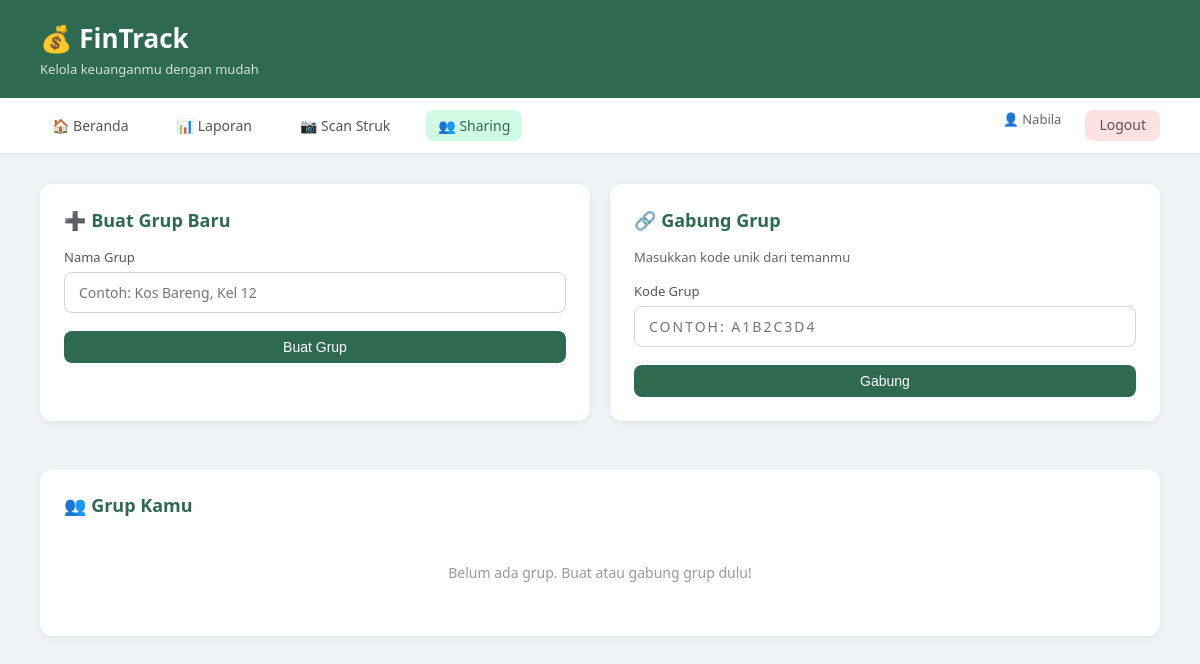
/groups (signed in), run on an earlier commit of the app's database.
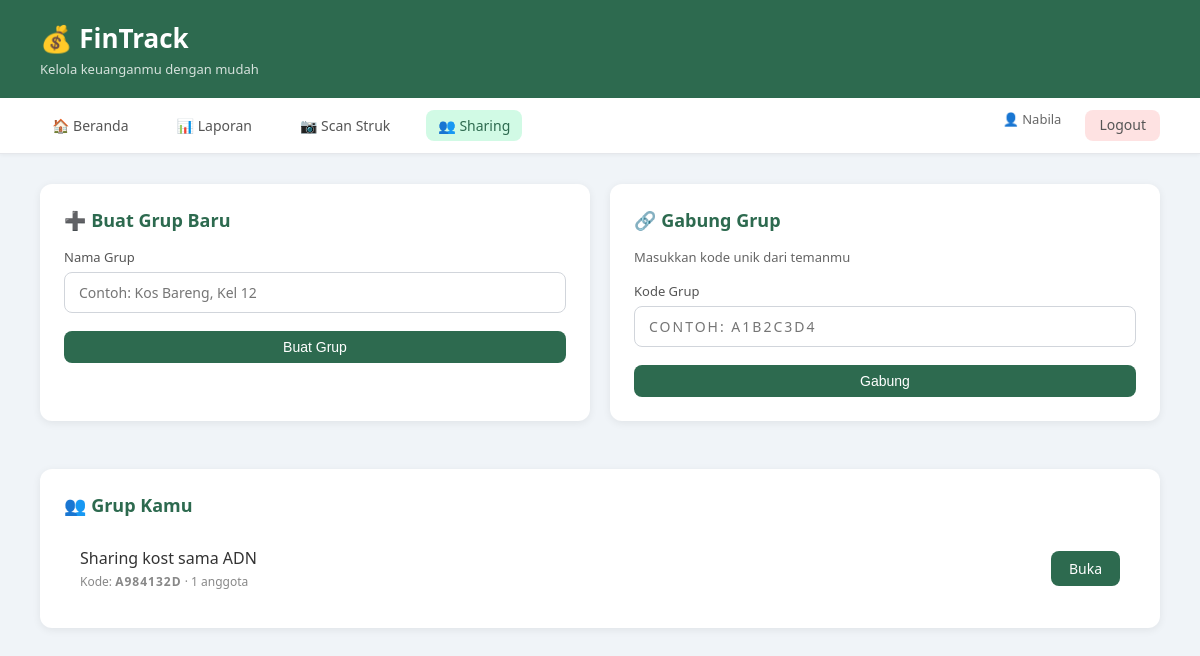
And on a later commit of the database.
### app.py (models this page shows)
class User(UserMixin, db.Model):
    id       = db.Column(db.Integer, primary_key=True)
    name     = db.Column(db.String(100), nullable=False)
    email    = db.Column(db.String(100), unique=True, nullable=False)
    password = db.Column(db.String(200), nullable=False)
    transactions = db.relationship('Transaction', backref='user', lazy=True)

class Group(db.Model):
    id         = db.Column(db.Integer, primary_key=True)
    name       = db.Column(db.String(100), nullable=False)
    code       = db.Column(db.String(8), unique=True, nullable=False)
    created_by = db.Column(db.Integer, db.ForeignKey('user.id'), nullable=False)
    created_at = db.Column(db.DateTime, default=datetime.utcnow)
    members    = db.relationship('GroupMember', backref='group', lazy=True)
    funds      = db.relationship('GroupFund', backref='group', lazy=True)
    logs       = db.relationship('ActivityLog', backref='group', lazy=True)

### app.py (the view)
@app.route('/groups')
@login_required
def groups():
    memberships = GroupMember.query.filter_by(user_id=current_user.id).all()
    my_groups   = [m.group for m in memberships]
    return render_template('groups.html', groups=my_groups)

### app.py (called while the page is built)
@login_manager.user_loader
def load_user(user_id):
    return User.query.get(int(user_id))

### templates/groups.html (shortened to what this page needs)
<!DOCTYPE html>
<html lang="id">
<head>
    <link rel="stylesheet" href="{{ url_for('static', filename='style.css') }}">
</head>
<body>
<header>
    <h1>💰 FinTrack</h1>
    <p>Kelola keuanganmu dengan mudah</p>
</header>
<nav class="navbar">
    <a href="/">🏠 Beranda</a>
    <a href="/report">📊 Laporan</a>
    <a href="/scan">📷 Scan Struk</a>
    <a href="/groups" class="active">👥 Sharing</a>
    <span style="margin-left:auto; font-size:13px; color:#666;">👤 {{ current_user.name }}</span>
    <a href="/logout" class="btn btn-danger" style="padding:5px 14px;">Logout</a>
</nav>
<main>
    <div style="display:grid; grid-template-columns:1fr 1fr; gap:20px; margin-bottom:24px;">
        <div class="card">
            <h2>➕ Buat Grup Baru</h2>
            <form method="POST" action="/groups/create" style="margin-top:16px;">
                <div class="form-group">
                    <label>Nama Grup</label>
                    <input type="text" name="name" placeholder="Contoh: Kos Bareng, Kel 12" required>
                </div>
                <button type="submit" class="btn btn-primary" style="width:100%;">Buat Grup</button>
            </form>
        </div>
        <div class="card">
            <h2>🔗 Gabung Grup</h2>
            <p style="font-size:13px; color:#666; margin:8px 0 16px;">Masukkan kode unik dari temanmu</p>
            <form method="POST" action="/groups/join">
                <div class="form-group">
                    <label>Kode Grup</label>
                    <input type="text" name="code" placeholder="Contoh: A1B2C3D4"
                           style="text-transform:uppercase; letter-spacing:2px;" required>
                </div>
                <button type="submit" class="btn btn-primary" style="width:100%;">Gabung</button>
            </form>
        </div>
    </div>
    <div class="card">
        <h2>👥 Grup Kamu</h2>
        {% if groups %}
            <div style="display:grid; gap:12px; margin-top:16px;">
                {% for group in groups %}
                <div style="display:flex; justify-content:space-between; align-items:center;
                            padding:14px 16px; border:0.5px solid var(--color-border-tertiary);
                            border-radius:10px;">
                    <div>
                        <p style="font-weight:500; margin-bottom:4px;">{{ group.name }}</p>
                        <p style="font-size:12px; color:#888;">
                            Kode: <strong style="letter-spacing:1px;">{{ group.code }}</strong>
                            · {{ group.members|length }} anggota
                        </p>
                    </div>
                    <a href="/groups/{{ group.id }}" class="btn btn-primary">Buka</a>
                </div>
                {% endfor %}
            </div>
        {% else %}
            <p class="empty-msg">Belum ada grup. Buat atau gabung grup dulu!</p>
        {% endif %}
    </div>
</main>
</body>
</html>

### static/style.css (style rules this page uses)
* { margin: 0; padding: 0; box-sizing: border-box; }
body { font-family: 'Segoe UI', sans-serif; background-color: #f0f4f8; color: #333; }
header { background-color: #2d6a4f; color: white; padding: 20px 40px; }
header h1 { font-size: 26px; }
header p { font-size: 13px; opacity: 0.8; margin-top: 4px; }
main { padding: 30px 40px; }
.card { background: white; border-radius: 12px; padding: 24px; box-shadow: 0 2px 8px rgba(0,0,0,0.07); margin-bottom: 24px; }
.card h2 { margin-bottom: 16px; font-size: 18px; color: #2d6a4f; }
.btn { display: inline-block; padding: 8px 18px; border-radius: 8px; font-size: 14px; font-weight: 500; cursor: pointer; border: none; text-decoration: none; }
.btn-primary { background: #2d6a4f; color: white; }
.btn-danger { background: #fee2e2; color: #dc2626; font-size: 13px; padding: 5px 12px; }
.form-group { margin-bottom: 18px; }
.form-group label { display: block; font-size: 13px; font-weight: 500; margin-bottom: 6px; color: #555; }
.form-group input, .form-group select, .form-group textarea { width: 100%; padding: 10px 14px; border: 1px solid #d1d5db; border-radius: 8px; font-size: 14px; font-family: inherit; }
.navbar { background: white; padding: 12px 40px; display: flex; gap: 24px; border-bottom: 1px solid #e5e7eb; box-shadow: 0 1px 4px rgba(0,0,0,0.05); }
.navbar a { text-decoration: none; color: #555; font-size: 14px; font-weight: 500; padding: 6px 12px; border-radius: 8px; }
.navbar a.active { background: #d1fae5; color: #2d6a4f; }

What changed in the data, as far as the page shows it:
added Group: name "Sharing kost sama ADN", code "A984132D", members|length "1"
Also different on the page:
text no longer shown: "Belum ada grup. Buat atau gabung grup dulu!"
